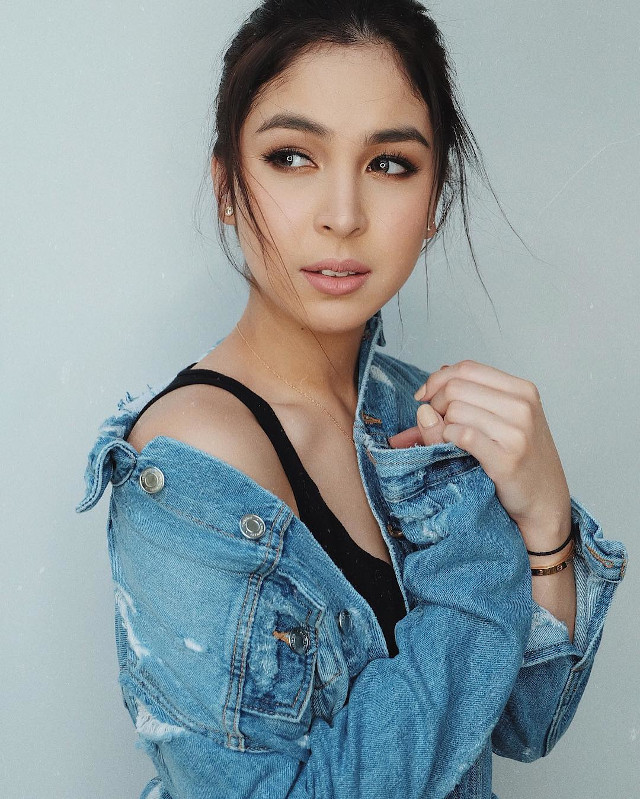
#> input picture pic1.jpg, 640 x 799 px
$ python 7-edge-detection.py   (older library calls are emulated)
#> lines starting #> are read from the running program, lines starting #| are printed output that depends on the picture; after the words box and inside, x2 and y2 are one past the last pixel; in counts of white or black regions, pixels touching at a corner belong together
import cv2
import numpy as np
import matplotlib.pyplot as plt

# Load the image
image = cv2.imread('pic1.jpg')
#> image is the input picture: shape (799, 640, 3); mean B, G, R 158.2, 154.3, 141.2
# Convert the image to grayscale
gray_image = cv2.cvtColor(image, cv2.COLOR_BGR2GRAY)
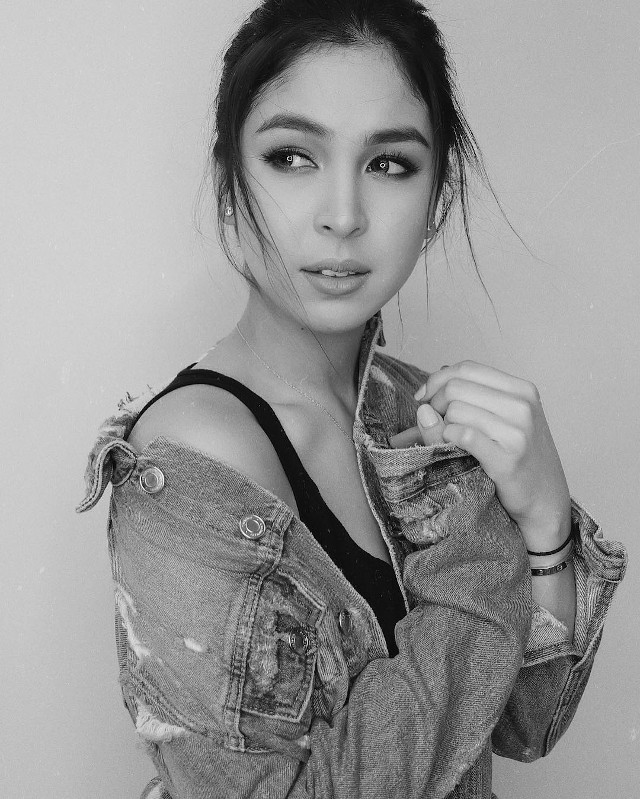
#> gray_image: shape (799, 640); min 0, max 253, mean 150.8
# Apply different edge detection operators
sobel_edges = cv2.Sobel(gray_image, cv2.CV_64F, 1, 1, ksize=3)
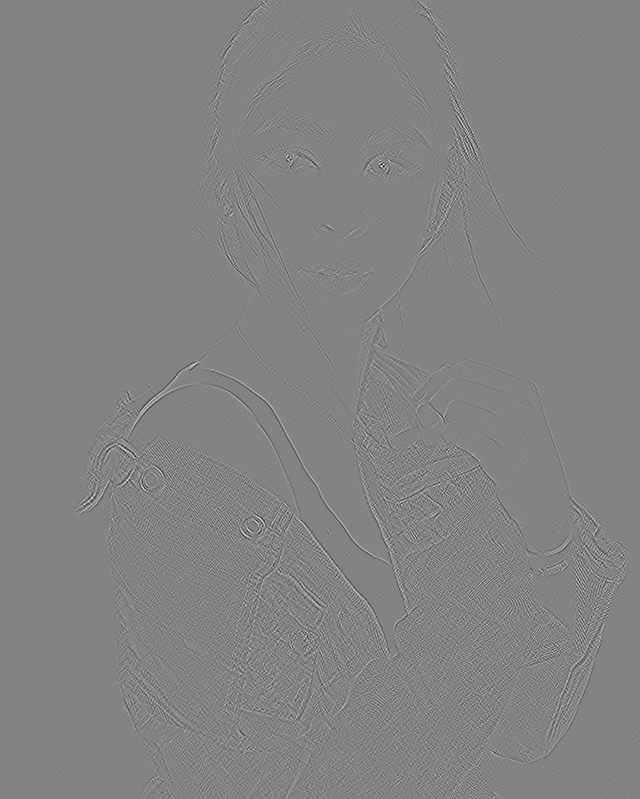
#> sobel_edges: shape (799, 640) float64; min -383, max 360, mean 0; drawn with min black and max white
scharr_edges = cv2.Scharr(gray_image, cv2.CV_64F, 1, 0)
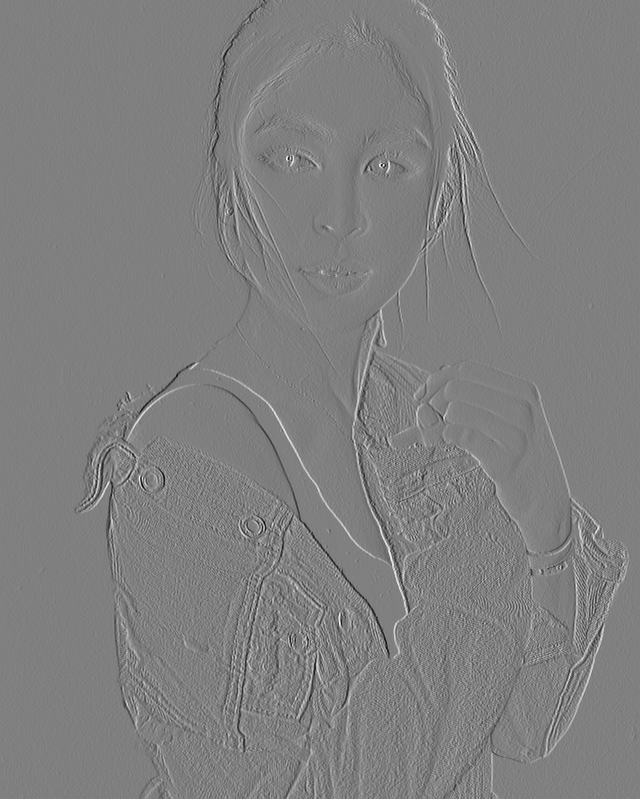
#> scharr_edges: shape (799, 640) float64; min -3067, max 3042, mean -1.2; drawn with min black and max white
canny_edges = cv2.Canny(gray_image, threshold1=100, threshold2=200)
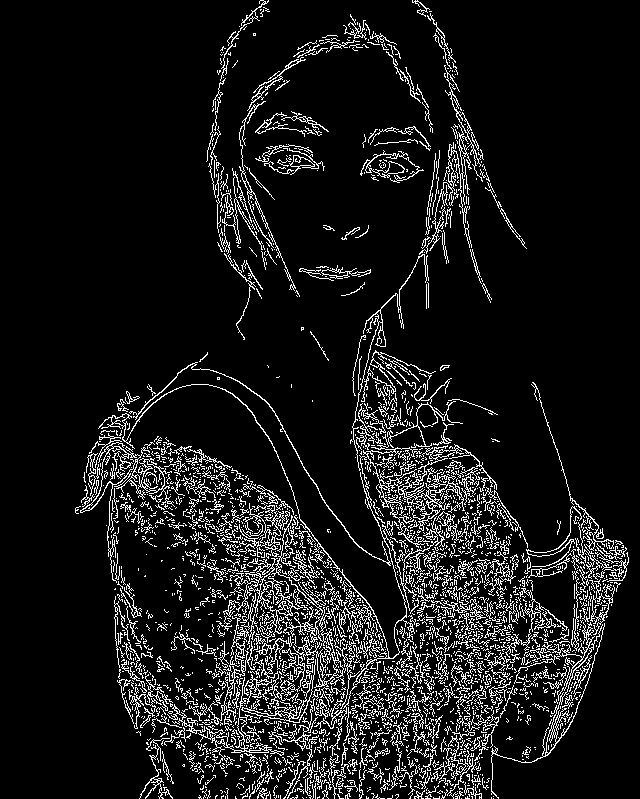
#> canny_edges: shape (799, 640); 9.6% white in thin lines or dots, all inside (x1, y1, x2, y2) = (75, 0, 629, 799)
# Display the results
plt.subplot(1, 4, 1)
plt.imshow(cv2.cvtColor(image, cv2.COLOR_BGR2RGB))
plt.title('Original Image')

plt.subplot(1, 4, 2)
plt.imshow(np.abs(sobel_edges), cmap='gray')
plt.title('Sobel Edges')
plt.subplot(1, 4, 3)
plt.imshow(np.abs(scharr_edges), cmap='gray')
plt.title('Scharr Edges')
plt.subplot(1, 4, 4)
plt.imshow(canny_edges, cmap='gray')
plt.title('Canny Edges')
plt.show()
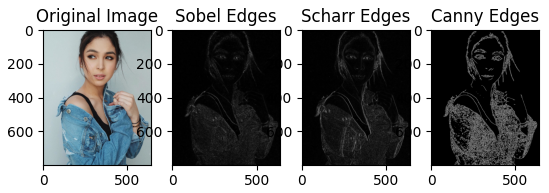
#> figure drawn by matplotlib, 4 panels
